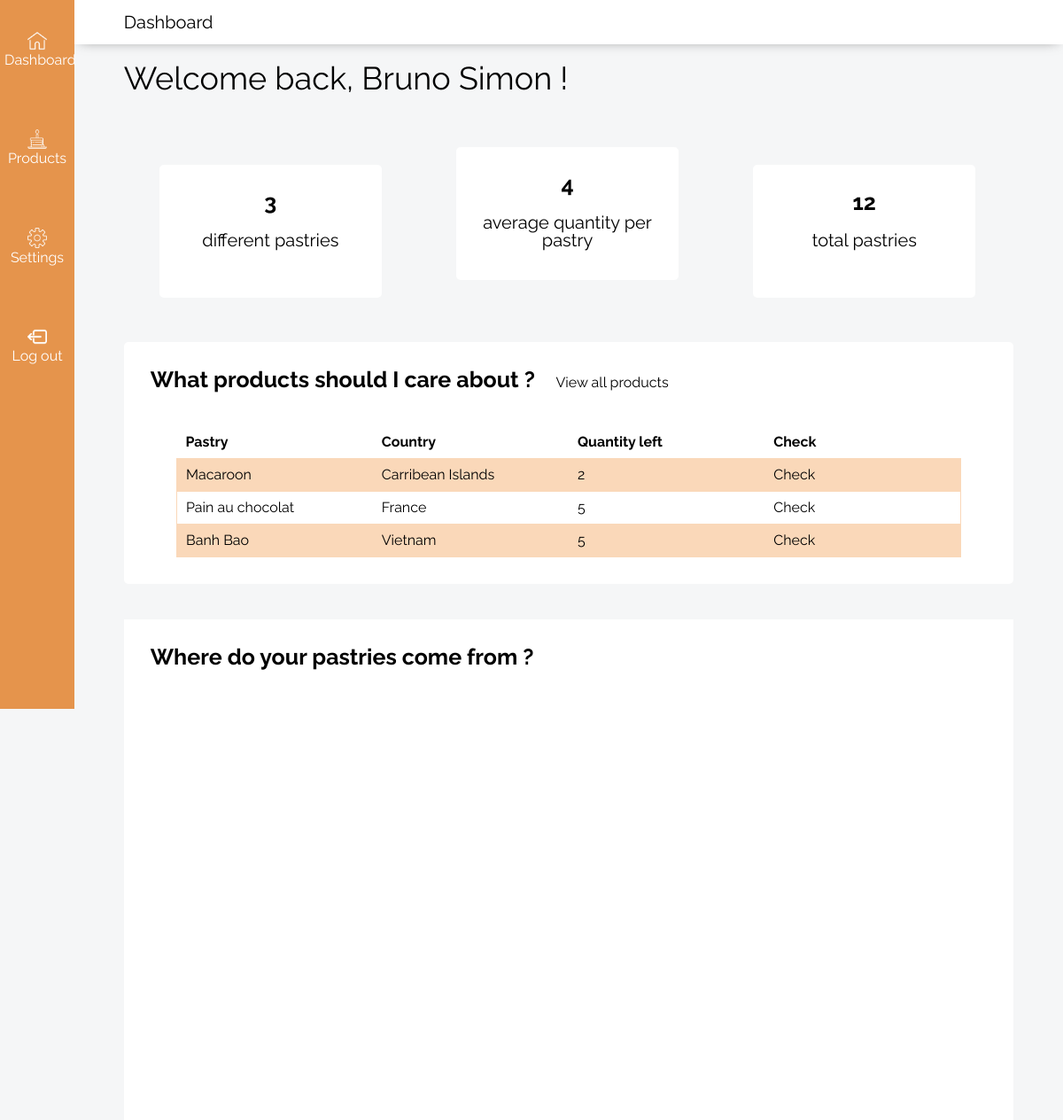
Page /dashboard.php (signed in) on the committed database.
### tables this page shows
CREATE TABLE `items` (
  `id` int(11) NOT NULL,
  `pastry` varchar(60) NOT NULL,
  `country` char(255) NOT NULL,
  `photo` text NOT NULL,
  `quantity` int(11) NOT NULL,
  `price` float NOT NULL,
  `description` text NOT NULL,
  `user` varchar(50) NOT NULL
);

### dashboard.php (the view, shortened to what this page needs)
<?php
include_once 'src/php_scripts/db_connect.php';
?>
    <!DOCTYPE html>
    <html lang="en">
    <head>
        <link rel="stylesheet" href="src/css/style.css">
    </head>
    <body id="dashboard-body">
        <?php
    $req = $database->prepare("SELECT * FROM items WHERE user = :user");
    $req -> bindValue(":user", $_SESSION['id']);
    $req -> execute();
    $item_list = $req->fetchAll();
    ?>
            <div class="header">
                <div class="container">
                    <h1>Dashboard</h1>
                </div>
            </div>
            <div class="side-bar">
                <ul>
                    <li>
                        <a href="dashboard.php">
                            <img src="src/img/other-img/dashboard.png" alt="Dashboard">
                            <p>Dashboard</p>
                        </a>
                    </li>
                    <li>
                        <a href="inventory.php"><img src="src/img/other-img/products.png" alt="Products">
                            <p>Products</p>
                        </a>
                    </li>
                    <li>
                        <a href="settings.php"><img src="src/img/other-img/settings.png" alt="Settings">
                            <p>Settings</p>
                        </a>
                    </li>
                    <li>
                        <a href="src/php_scripts/logout.php"><img src="src/img/other-img/logout.png" alt="Log out">
                            <p>Log out</p>
                        </a>
                    </li>
                </ul>
            </div>
            <div class="content">
                <div class="welcome-message">
                    <div class="container">
                        <h2>Welcome back, <?=$_SESSION['fname'].' '.$_SESSION['lname']?> !</h2>
                    </div>
                </div>
                <div class="dashboard-content">
                    <div class="container">
                        <div class="dashboard-divs">
                            <div class="different-pastries">
                                <?php $item_count = $req->rowCount();?>
                                    <h2><?= $item_count?></h2>
                                    <p>different pastries</p>
                            </div>
                            <div class="average-quantity">
                                <?php $total_quantity = 0;
                        foreach($item_list as $single_item):
                            $total_quantity = $total_quantity + $single_item->quantity;
                        endforeach;
                        if($item_count == 0){
                            $average_quantity = 0;
                        }
                        else{
                        $average_quantity = $total_quantity / $item_count;}
                        ?>
                                    <h2><?=round($average_quantity)?></h2>
                                    <p>average quantity per pastry</p>
                            </div>
                            <div class="total-pastries">
                                <h2><?= $total_quantity?></h2>
                                <p>total pastries</p>
                            </div>
                            <div class="low-quantities">
                                <h2>What products should I care about ?</h2>
                                <a href="inventory.php">View all products</a>
                                <table>
                                    <thead>
                                        <tr>
                                            <th>Pastry</th>
                                            <th>Country</th>
                                            <th>Quantity left</th>
                                            <th>Check</th>
                                        </tr>
                                    </thead>
                                    <tbody>
                                        <?php
                                    $query = $database->prepare("SELECT * FROM items WHERE user = :user ORDER BY quantity ASC");
                                    $query -> bindValue(":user", $_SESSION['id']);
                                    $query -> execute();
                                    $sorted_items = $query->fetchAll();
                                    foreach($sorted_items as $_sorted_item):
                                ?>
                                            <tr>
                                                <td>
                                                    <?= $_sorted_item->pastry?>
                                                </td>
                                                <td>
                                                    <?= $_sorted_item->country?>
                                                </td>
                                                <td>
                                                    <?= $_sorted_item->quantity?>
                                                </td>
                                                <td>
                                                    <a href="<?= 'inventory.php#'.$_sorted_item->id?>">Check</a>
                                                </td>
                                            </tr>
                                            <?php
                                    endforeach;?>
                                    </tbody>
                                </table>
                            </div>
                            <div class="pastries-map">
                                <h2>Where do your pastries come from ?</h2>
                                <div id="map" style="width:90%;height:400px;margin: 40px auto;"></div>
                            </div>
                        </div>
                    </div>
                </div>
            </div>
    </body>
    </html>

### src/css/base/base.css (style rules this page uses)
body { background: #f5f6f7; font-family: "Raleway"; }
.container { width: 90%; margin: 0 auto; }

### src/css/pages/dashboard-style.css (style rules this page uses)
.dashboard-content { margin-top: 30px; }
.dashboard-content .container .dashboard-divs div.different-pastries, .dashboard-content .container .dashboard-divs div.average-quantity, .dashboard-content .container .dashboard-divs div.total-pastries { width: 25%; height: 150px; margin: 30px 40px 20px 40px; padding: 10px; background-color: white; border-radius: 5px; display: inline-block; text-align: center; }
.dashboard-content .container .dashboard-divs div h2 { font-size: 25px; font-weight: bold; margin: 20px; }
.dashboard-content .container .dashboard-divs div p { font-size: 20px; }
.dashboard-content .container .dashboard-divs div.low-quantities { width: 100%; text-align: left; margin: 30px auto; padding: 10px; background-color: white; border-radius: 5px; }
.dashboard-content .container .dashboard-divs div.low-quantities h2 { display: inline-block; }
.dashboard-content .container .dashboard-divs div.low-quantities a { text-decoration: none; text-transform: none; }
.dashboard-content .container .dashboard-divs div.low-quantities table { margin: 20px auto; width: 90%; }
.dashboard-content .container .dashboard-divs div.low-quantities table thead { font-weight: bold; }
.dashboard-content .container .dashboard-divs div.low-quantities table tbody tr { width: 100%; }
.dashboard-content .container .dashboard-divs div.low-quantities table tbody tr:nth-of-type(odd) { background-color: #fad8b9; border: 1px solid #fad8b9; }
.dashboard-content .container .dashboard-divs div.low-quantities table tbody tr:nth-of-type(even) { background-color: transparent; border: 1px solid #fad8b9; }
.dashboard-content .container .dashboard-divs div.low-quantities table td, .dashboard-content .container .dashboard-divs div.low-quantities table th { width: 25%; padding: 10px; }
.dashboard-content .container .dashboard-divs div.pastries-map { width: 100%; margin: 40px auto 50px auto; background-color: white; padding: 10px; }

### src/css/pages/settings-style.css (style rules this page uses)
.welcome-message { margin-top: 20px; }
.welcome-message .container h2 { font-size: 36px; }

### src/css/pages/components/header.css (style rules this page uses)
.header { background-color: white; color: black; padding: 15px 0px 15px 0px; position: relative; width: 93vw; float: right; -webkit-box-shadow: 0px 1px 16px -7px rgba(0, 0, 0, 0.65); -moz-box-shadow: 0px 1px 16px -7px rgba(0, 0, 0, 0.65); box-shadow: 0px 1px 16px -7px rgba(0, 0, 0, 0.65); }
.header .container h1 { font-size: 20px; display: inline-block; }

### src/css/pages/components/side-bar.css (style rules this page uses)
.side-bar { width: 7vw; height: 100vh; background: #e5944c; position: fixed; color: white; text-align: center; }
.side-bar li { width: 100%; margin: 30px auto; display: inline-block; }
.side-bar a { text-transform: none; text-decoration: none; width: 100%; height: 100%; padding: 5px; display: block; }
.side-bar img { width: 30%; }

### src/css/pages/components/content.css (style rules this page uses)
.content { width: 93vw; height: 100vh; float: right; }

### rows in the picture
items: pastry "Macaroon", country "Carribean Islands", quantity "2"
items: pastry "Pain au chocolat", country "France", quantity "5"
items: pastry "Banh Bao", country "Vietnam", quantity "5"

### other values in the picture
$_SESSION['fname'] "Bruno"
$_SESSION['lname'] "Simon"
$item_count "3"
$average_quantity "4"
$total_quantity "12"
